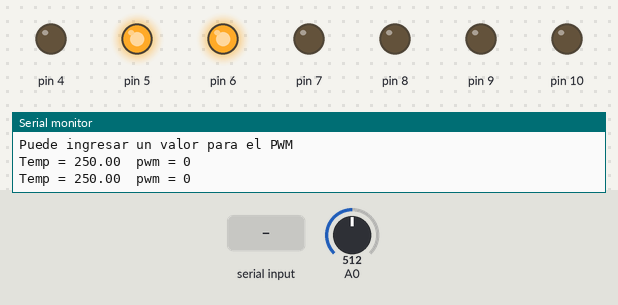
Bench run of a sketch on a simulated Arduino Uno, built with avr-gcc and run on an emulated ATmega328P. On the bench: output pins drawn as LEDs (lit = HIGH), the last lines printed to the serial monitor. Inputs (shaded band) come from the test bench; at power-on: A0 = 512.

Above: at 1.2 s.
1.3 s: "90,45\n" received over Serial
At 2.8 s:
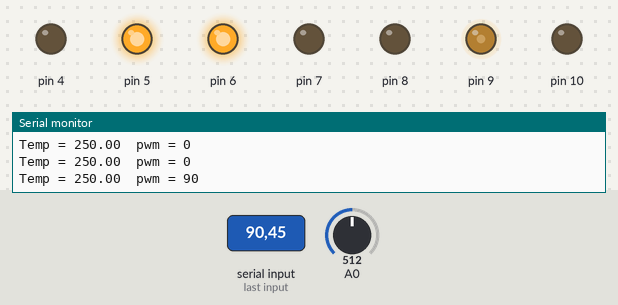
5.4 s: "30,150\n" received over Serial
At 8.0 s:
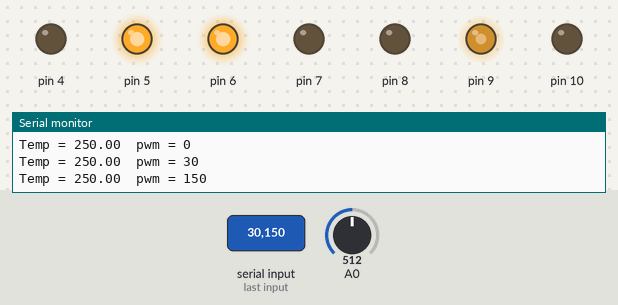
9.5 s: "200\n" received over Serial
At 10.4 s:
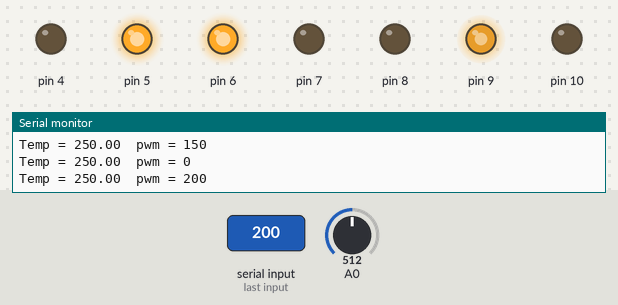
13.5 s: "90\n" received over Serial
At 14.6 s:
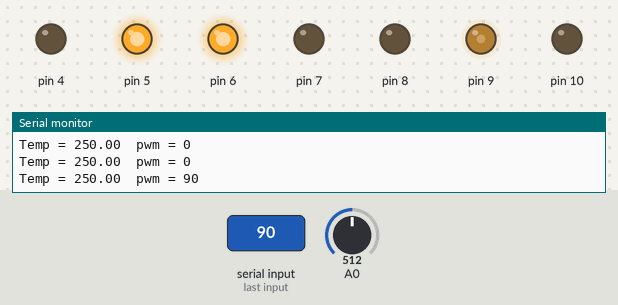
Timing chart, 0 to 17.5 s (numbered marks = the images above; inputs shaded):
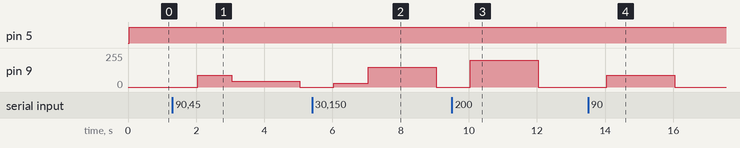

The sketch:

TempExperimentManual.ino
```cpp
#define PIN_TERMOMETRO 0
int pwm, signo;

float err_temp, temp_actual;

void setup() {

	pwm = 0;

  	err_temp = 0.5;

  	signo = 1; //Indica si peltier debe calentar o enfriar

	init_PuenteH();
	encendido_PuenteH(1);

	Serial.println("Puede ingresar un valor para el PWM");

	Serial.flush();
}


void loop() {


  	temp_actual = leer_Temperatura(PIN_TERMOMETRO);

  	if(Serial.available() > 0)
	{
		pwm = Serial.parseInt();
		Serial.flush();
	}

  	if ( pwm > 255)	pwm = 255;

  	else if (pwm < -255) pwm = -255;

  	if (pwm < 0)	signo = -1;

  	else if(pwm > 0)	signo = 1;

	control_motor_PuenteH( 1 , abs(pwm) , signo);

	print_Status();

	delay(1000);


	//delay(1000);               // wait for a second

}


void print_Status()
{
	Serial.print("Temp = ");
  	Serial.print(temp_actual);

  	Serial.print("  pwm = ");
  	Serial.println(pwm);

}

void encendido_PuenteH(int encender){

	if(encender == 0)
		digitalWrite (6, LOW);  /*Se Deshabilita el motor shield*/
	else
		digitalWrite (6, HIGH); /*Se Habilita la salida del motor Shield */
}

void control_motor_PuenteH(int motor, int pwm, int sentido)
{
	/* Permite controlar motores
	Valores aceptados:
		motor: {1,2}
		pwm: [0,255] 0% a 100%
		sentido: {-1,+1}
	*/

	if(pwm > 255)	pwm = 255;

	else if(pwm < 0)	pwm = 0;

	if(motor == 1)
	{
		if(sentido > 0) // Girar derecha
		{
			digitalWrite (4, LOW);
			digitalWrite (5, HIGH);
		}

		else if(sentido < 0) // Girar izquierda
		{
			digitalWrite (4, HIGH);
			digitalWrite (5, LOW);
		}

		analogWrite (9, pwm); /*Se establece la velocidad Motor1 */

	}

	else if(motor == 2)
	{
		if(sentido > 0) // Girar derecha
		{
			digitalWrite (7, LOW);
			digitalWrite (8, HIGH);
		}

		else if(sentido < 0) // Girar izquierda
		{
			digitalWrite (7, HIGH);
			digitalWrite (8, LOW);
		}

		analogWrite (10, pwm); /*Se establece la velocidad Motor1 */

	}

}

void init_PuenteH(){

  	Serial.begin(9600);
	pinMode (4, OUTPUT); /*Se configura el pin 4 (1A) como salida */
	pinMode (5, OUTPUT); /*Se configura el pin 5 (1B) como salida */
	pinMode (9, OUTPUT); /*Se configura el pin 9 (P1) como salida */
	pinMode (7, OUTPUT); /*Se configura el pin 7 (2A) como salida */
	pinMode (8, OUTPUT); /*Se configura el pin 8 (2B) como salida */
	pinMode (10, OUTPUT); /*Se configura el pin 10 (P2) como salida */
	pinMode (6, OUTPUT); /*Se configura el pin 6 (SE) como salida */
}

float leer_Temperatura(int analog_pin)
{
	float tempC = analogRead(analog_pin);
	tempC = (5.0 * tempC * 100.0)/1024.0;
	return tempC;
}
```

Measured:
- after the input at 1.3 s, pin 9: 0/255 → 90/255 after 0.74 s, → 45/255 1.0 s later, → 0/255 2.0 s later
- after the input at 5.4 s, pin 9: 0/255 → 30/255 after 0.64 s, → 150/255 1.0 s later, → 0/255 2.0 s later
- after the input at 9.5 s, pin 9: 0/255 → 200/255 after 0.55 s, → 0/255 2.0 s later
- after the input at 13.5 s, pin 9: 0/255 → 90/255 after 0.55 s, → 0/255 2.0 s later
